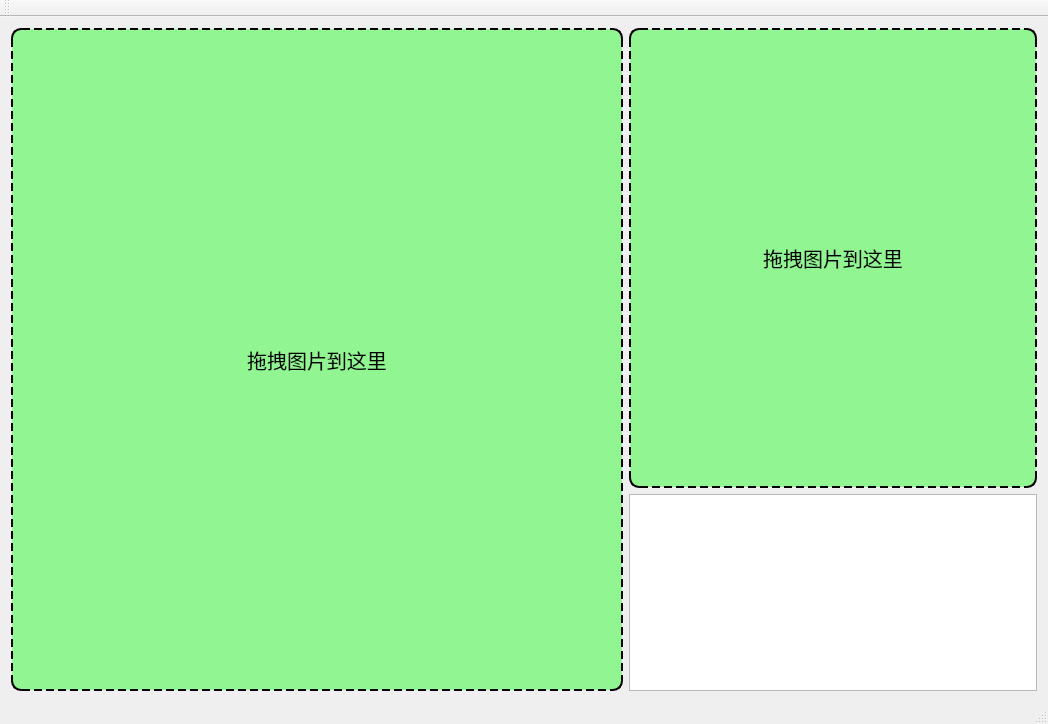
<?xml version="1.0" encoding="UTF-8"?>
<ui version="4.0">
 <class>SeetaFace2DemoClass</class>
 <widget class="QMainWindow" name="SeetaFace2DemoClass">
  <property name="windowModality">
   <enum>Qt::ApplicationModal</enum>
  </property>
  <property name="geometry">
   <rect>
    <x>0</x>
    <y>0</y>
    <width>1048</width>
    <height>724</height>
   </rect>
  </property>
  <property name="sizePolicy">
   <sizepolicy hsizetype="Fixed" vsizetype="Fixed">
    <horstretch>0</horstretch>
    <verstretch>0</verstretch>
   </sizepolicy>
  </property>
  <property name="minimumSize">
   <size>
    <width>1048</width>
    <height>724</height>
   </size>
  </property>
  <property name="maximumSize">
   <size>
    <width>1048</width>
    <height>724</height>
   </size>
  </property>
  <property name="acceptDrops">
   <bool>true</bool>
  </property>
  <property name="windowTitle">
   <string>SeetaFace2Demo</string>
  </property>
  <widget class="QWidget" name="centralWidget">
   <property name="sizePolicy">
    <sizepolicy hsizetype="Fixed" vsizetype="Fixed">
     <horstretch>0</horstretch>
     <verstretch>0</verstretch>
    </sizepolicy>
   </property>
   <property name="acceptDrops">
    <bool>true</bool>
   </property>
   <layout class="QVBoxLayout" name="verticalLayout_2">
    <item>
     <layout class="QHBoxLayout" name="horizontalLayout" stretch="6,4">
      <item>
       <widget class="QLabel" name="label1">
        <property name="styleSheet">
         <string notr="true">font-size:20px;
border:2px dashed black;
border-radius:10px;
background:rgba(0,255,0,100)</string>
        </property>
        <property name="text">
         <string>拖拽图片到这里</string>
        </property>
        <property name="alignment">
         <set>Qt::AlignCenter</set>
        </property>
       </widget>
      </item>
      <item>
       <layout class="QVBoxLayout" name="verticalLayout" stretch="7,3">
        <item>
         <widget class="QLabel" name="label2">
          <property name="layoutDirection">
           <enum>Qt::RightToLeft</enum>
          </property>
          <property name="styleSheet">
           <string notr="true">font-size:20px;
border:2px dashed black;
border-radius:10px;
background:rgba(0,255,0,100)</string>
          </property>
          <property name="text">
           <string>拖拽图片到这里</string>
          </property>
          <property name="alignment">
           <set>Qt::AlignCenter</set>
          </property>
         </widget>
        </item>
        <item>
         <widget class="QTextEdit" name="textEdit"/>
        </item>
       </layout>
      </item>
     </layout>
    </item>
   </layout>
  </widget>
  <widget class="QMenuBar" name="menuBar">
   <property name="geometry">
    <rect>
     <x>0</x>
     <y>0</y>
     <width>1048</width>
     <height>23</height>
    </rect>
   </property>
  </widget>
  <widget class="QToolBar" name="mainToolBar">
   <attribute name="toolBarArea">
    <enum>TopToolBarArea</enum>
   </attribute>
   <attribute name="toolBarBreak">
    <bool>false</bool>
   </attribute>
  </widget>
  <widget class="QStatusBar" name="statusBar"/>
  <action name="actionCameraCompare">
   <property name="checkable">
    <bool>true</bool>
   </property>
   <property name="text">
    <string>摄像头实时比对模式</string>
   </property>
   <property name="toolTip">
    <string>源图片和摄像头采集到的视频帧进行比对</string>
   </property>
  </action>
  <action name="actionTwoPicCompare">
   <property name="checkable">
    <bool>true</bool>
   </property>
   <property name="text">
    <string>两张图片比对模式</string>
   </property>
   <property name="toolTip">
    <string>从本地文件夹中加载两张图片进行比对</string>
   </property>
  </action>
 </widget>
 <layoutdefault spacing="6" margin="11"/>
 <resources>
  <include location="SeetaFace2Demo.qrc"/>
 </resources>
 <connections/>
</ui>
